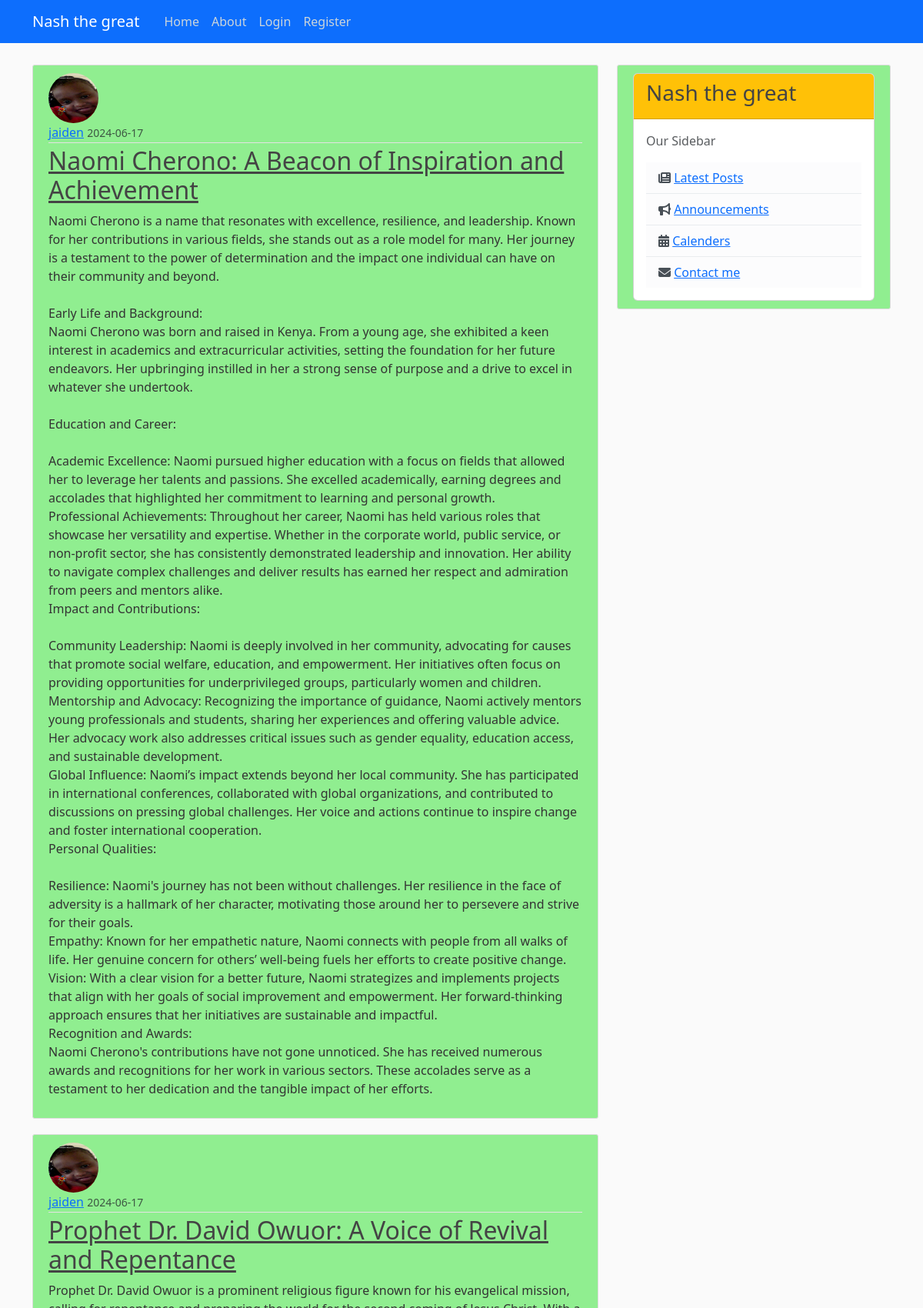
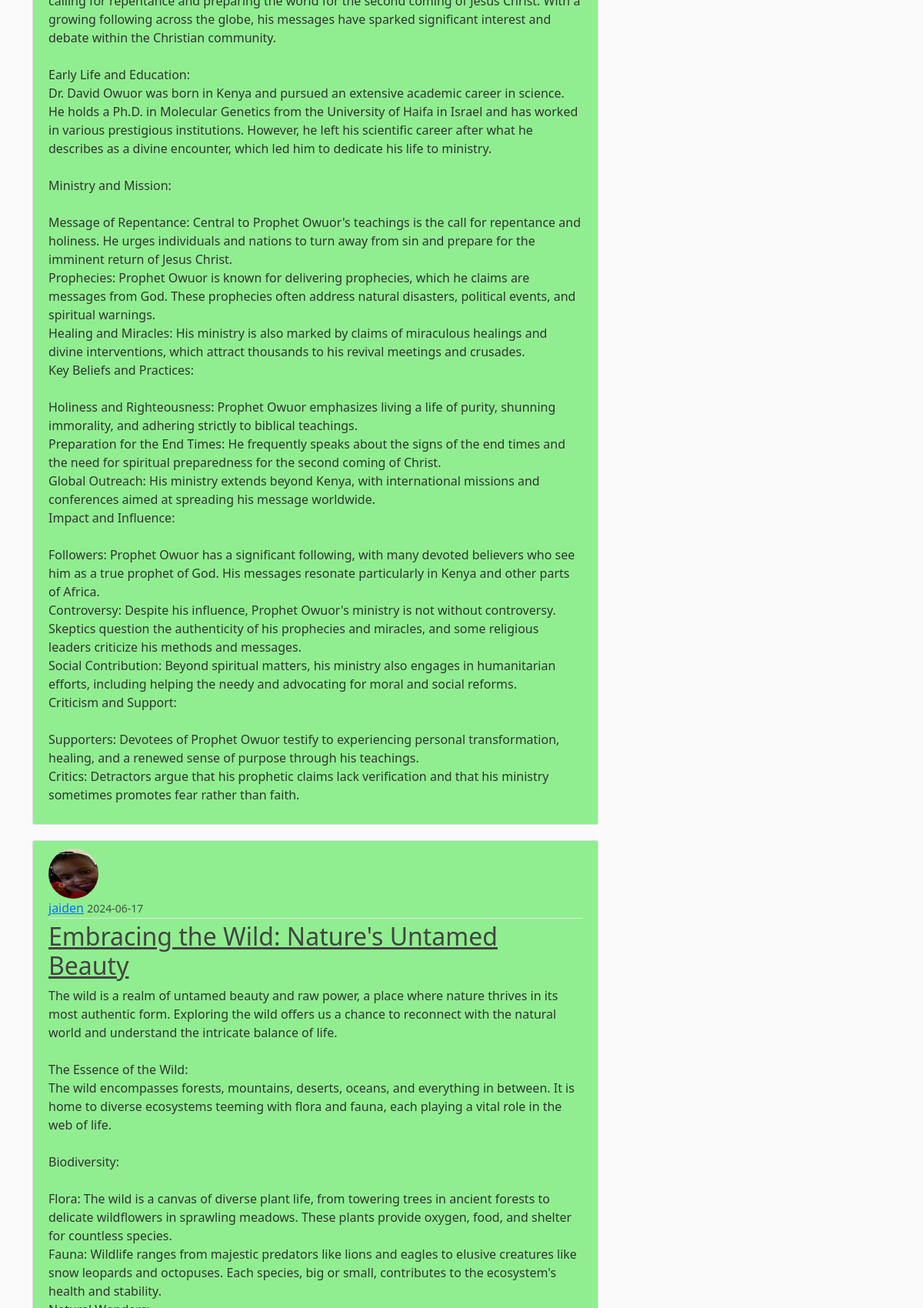
The page / (upper part) on the database its author committed (2 pictures, top to bottom).
### app/models.py (models this page shows, shortened)
class Post(db.Model):
    id = db.Column(db.Integer, primary_key=True)
    title = db.Column(db.String(100), nullable=False)
    content = db.Column(db.Text, nullable=False)
    date_posted = db.Column(db.DateTime, nullable=False, default=datetime.utcnow)
    user_id = db.Column(db.Integer, db.ForeignKey('user.id'), nullable=False)

class User(db.Model, UserMixin):
    id = db.Column(db.Integer, primary_key=True)
    username = db.Column(db.String(12), unique=True, nullable=False)
    email = db.Column(db.String(120), unique=True, nullable=False)
    image_file = db.Column(db.String(20), nullable=False, default='default.jpeg')
    password = db.Column(db.String(60), nullable=False)
    posts = db.relationship("Post", backref='author', lazy=True)

### app/route.py (the view)
@app.route("/")
def home():
    page = request.args.get('page', 1, type=int)
    posts = Post.query.order_by(Post.date_posted.desc()).paginate(per_page=3, page=page)
    return render_template("home.html", posts=posts)

### app/templates/home.html (shortened to what this page needs)
{% extends "base.html" %}
{% block content %}
{% for post in posts.items %}
<article class="media content-section">
  <img
    class="rounded-circle article-img"
    src="{{ url_for('static', filename='profile_pics/' + post.author.image_file) }}"
    alt="{{ post.author.username }}"
  />
    <div class="media-body">
      <div class="article-metadata">
        <a class="mr-2" href="{{url_for('user_posts', username= post.author.username)}}">{{ post.author.username }}</a>
        <small class="text-muted">{{ post.date_posted.strftime('%Y-%m-%d') }}</small>
      </div>
      <h2><a class="article-title" href="{{ url_for('post',post_id=post.id) }}">{{ post.title }}</a></h2>
      <p class="article-content">{{ post.content }}</p>
    </div>
  </article>
{% endfor %}
{% endblock %}

### app/static/main.css (style rules this page uses)
body { background: #fafafa; color: #333333; margin-top: 5rem; }
h1, h2, h3, h4, h5, h6 { color: #444444; }
.content-section { background: lightgreen; padding: 10px 20px; border: 1px solid #dddddd; border-radius: 3px; margin-bottom: 20px; }
.article-title { color: #444444; }
.article-content { white-space: pre-line; }
.article-img { height: 65px; width: 65px; margin-right: 16px; }
.article-metadata { padding-bottom: 1px; margin-bottom: 4px; border-bottom: 1px solid #e3e3e3 }

### rows shown on the page
Post: image_file (placeholder picture), author.username "jaiden", date_posted "2024-06-17", title "Naomi Cherono: A Beacon of Inspiration and Achievement", content "Naomi Cherono is a name that resonates with excellence, resilience, and leadership. Known for her contributions in various fields, she stands out as a role model for many. Her journey is a testament to the power of determination and the impact one individual can have on their community and beyond. Early Life and Background: Naomi Cherono was born and raised in Kenya. From a young age, she exhibited a keen interest in academics and extracurricular activities, setting the foundation for her future endeavors. Her upbringing instilled in her a strong sense of purpose and a drive to excel in whatever she undertook. Education and Career: Academic Excellence: Naomi pursued higher education with a…"
Post: image_file (placeholder picture), author.username "jaiden", date_posted "2024-06-17", title "Prophet Dr. David Owuor: A Voice of Revival and Repentance", content "Prophet Dr. David Owuor is a prominent religious figure known for his evangelical mission, calling for repentance and preparing the world for the second coming of Jesus Christ. With a growing following across the globe, his messages have sparked significant interest and debate within the Christian community. Early Life and Education: Dr. David Owuor was born in Kenya and pursued an extensive academic career in science. He holds a Ph.D. in Molecular Genetics from the University of Haifa in Israel and has worked in various prestigious institutions. However, he left his scientific career after what he describes as a divine encounter, which led him to dedicate his life to ministry. Ministry and…"
Post: image_file (placeholder picture), author.username "jaiden", date_posted "2024-06-17", title "Embracing the Wild: Nature's Untamed Beauty"
